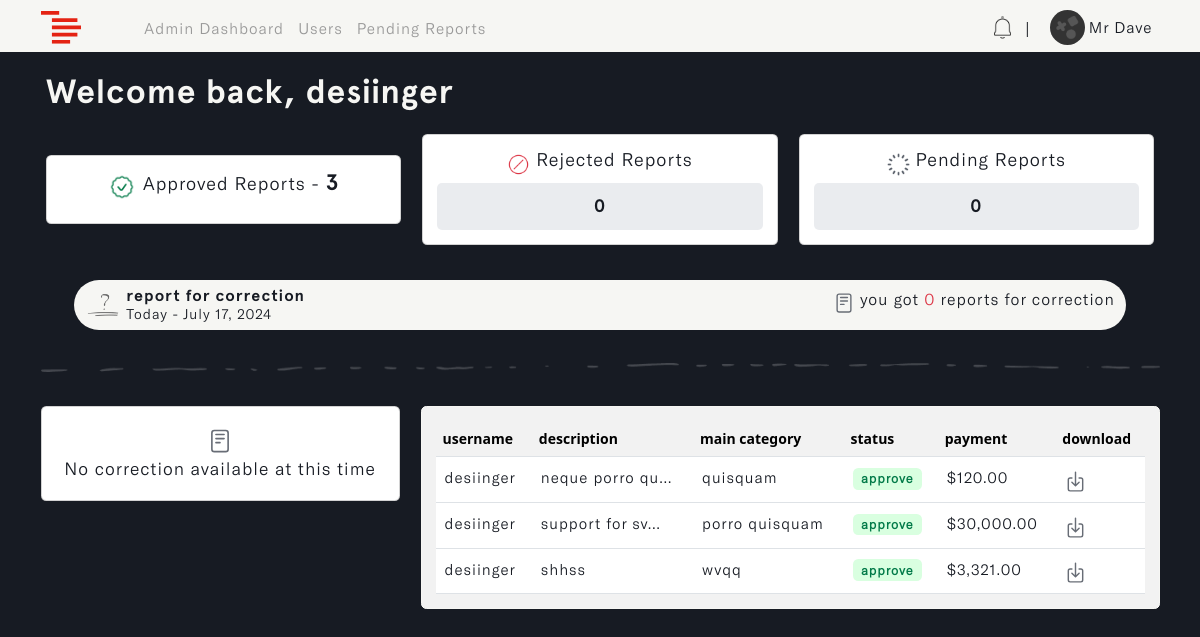
Page /accountant/dashboard (signed in) on the committed database.
### accounts/models.py (models this page shows, shortened)
class User(AbstractUser):
    ROLES = (
        ('admin', 'Admin'),
        ('accountant', 'Accountant'),
    )
    role = models.CharField(max_length=20, choices=ROLES, default='admin')

class Profile(models.Model):
    user = models.OneToOneField(settings.AUTH_USER_MODEL, on_delete=models.CASCADE, blank=True, null=True)
    name = models.CharField(max_length=255, unique=True)
    username = models.CharField(max_length=255, unique=True, blank=True, null=True)
    email = models.EmailField(max_length=255, unique=True)
    updated_time_stamp = models.DateTimeField(auto_now=True)
    created_time_stamp = models.DateTimeField(auto_now_add=True)
    id = models.UUIDField(default=uuid.uuid4, primary_key=True, unique=True, editable=False)

### reports/models.py (models this page shows, shortened)
class Report(models.Model):
    STATUS = (
        ('pending', 'pending'),
        ('correction', 'correction'),
        ('approve', 'approve'),
        ('reject', 'reject')
    )
    account_owner = models.ForeignKey(Profile, on_delete=models.CASCADE, null=True, db_index=True)
    description = models.TextField(null=True, blank=True, db_index=True)
    main_category = models.CharField(max_length=255, null=True, blank=True, db_index=True)
    sub_category = models.CharField(max_length=255, null=True, blank=True, db_index=True)
    status = models.CharField(max_length=255, default="pending", null=True, blank=True, choices=STATUS, db_index=True)
    payment = models.DecimalField(max_digits=10, decimal_places=2, null=True, blank=True, default=0.00, db_index=True)
    report_note = models.TextField(null=True, blank=True, db_index=True)
    updated_time_stamp = models.DateTimeField(auto_now=True, db_index=True)
    created_time_stamp = models.DateTimeField(auto_now_add=True, db_index=True)
    id = models.UUIDField(default=uuid.uuid4, primary_key=True, unique=True, editable=False)
    class Meta:
        ordering = ['-updated_time_stamp']

### accountant/views.py (the view)
# urls.py: path('dashboard', views.accountant_dashboard, name='a_dashboard'),
@login_required(login_url='login')
def accountant_dashboard(request):
    user = request.user.profile
    all_reports = Report.objects.select_related('account_owner').filter(account_owner=user)
    other_reports = [report for report in all_reports if report.status != 'correction'][:5]
    new_correction = next((report for report in all_reports if report.status == 'correction'), None)
    status_counts = all_reports.aggregate(
        approve_count=Count('id', filter=Q(status='approve')),
        reject_count=Count('id', filter=Q(status='reject')),
        pending_count=Count('id', filter=Q(status='pending')),
        correction_count=Count('id', filter=Q(status='correction')),
    )
    approve_count = status_counts['approve_count']
    reject_count = status_counts['reject_count']
    pending_count = status_counts['pending_count']
    correction_count = status_counts['correction_count']
    notification_reports = [report for report in all_reports if report.status != 'pending'][:5]
    current_date = datetime.now().strftime("%B %d, %Y")
    context = {
        'reports': all_reports,
        'approve_count': approve_count,
        'reject_count': reject_count,
        'pending_count': pending_count,
        'correction_count': correction_count,
        'current_date': current_date,
        'correction': new_correction,
        'notification_reports': notification_reports,
        'other_reports': other_reports,
    }
    return render(request, 'accountant/a_dashboard.html', context)

### accountant/templates/accountant/a_dashboard.html (shortened to what this page needs)
{% load static %}
{% load widget_tweaks %}
{% load humanize %}
<!DOCTYPE html>
<html lang="en" class="js has-scroll-init has-scroll-smooth">
  <head>
    <link rel="stylesheet" href="{% static '/css/bootstrap.min.css' %}" />
    <link rel="stylesheet" href="{% static '/css/a_dashboard.css' %}" />
    <link rel="stylesheet" href="{% static '/css/notifications.css' %}" />
  </head>
  <body
    id="pageTop"
    class="page-content"
    data-spy="scroll"
    data-target="#mainNav"
  >
    {% include 'nav.html' %}
    <main>
      <div data-scroll class="page page--layout-2" id="main">
        <div id="hero">
          <div class="container-fluid">
            <div class="hero-intro">
              <h1>Welcome back, {{request.user.profile.username}}</h1>
              <div class="row" id="dashboard_card">
                <div class="col-md-4 align-self-center">
                  <div class="card" id="main_card">
                    <div class="card-body">
                      <h6>
                        <img
                          src="{% static 'images/check.png'%}"
                          class="img-fluid"
                          id="approve__img"
                          alt="approve__img"
                        />
                        approved reports - <span>{{approve_count}}</span>
                      </h6>
                    </div>
                  </div>
                </div>
                <div class="col-md-4">
                  <div class="card">
                    <div class="card-body">
                      <h6 id="rejected_">
                        <img
                          src="{% static 'images/reject.png'%}"
                          class="img-fluid"
                          id="reject__img"
                          alt="reject__img"
                        />
                        rejected reports
                      </h6>
                      <div id="stats">
                        <center>
                          <small>{{reject_count}}</small>
                        </center>
                      </div>
                    </div>
                  </div>
                </div>
                <div class="col-md-4">
                  <div class="card">
                    <div class="card-body">
                      <h6 id="pending_">
                        <img
                          src="{% static 'images/loading.png'%}"
                          class="img-fluid"
                          id="pending__img"
                          alt="pending__img"
                        />
                        pending reports
                      </h6>
                      <div id="stats">
                        <center>
                          <small>{{pending_count}}</small>
                        </center>
                      </div>
                    </div>
                  </div>
                </div>
              </div>
            </div>
          </div>
        </div>
        <div id="correction">
          <div class="container">
            <div class="correction-intro">
              <h2 id="h2-text">
                <img
                  src="{% static 'images/hand.png'%}"
                  class="img-fluid"
                  id="sync_outline"
                  alt="sync_outline"
                />
                <span id="move_txt">
                  report for correction <br />
                  <small>Today - {{current_date}}</small>
                </span>
              </h2>
              <h2 class="align-self-center" id="h2-icon">
                <img
                  src="{% static 'images/report-img.svg'%}"
                  class="img-fluid"
                  id="reader_outline"
                  alt="reader_outline"
                />
                you got
                <span class="text-danger">{{correction_count}}</span>
                report{{ correction_count|pluralize }} for correction
              </h2>
            </div>
            <img
              src="{% static 'images/line.png'%}"
              class="img-fluid d-flex mx-auto"
              id="page_line"
              alt="page_line"
            />
            <div class="row">
              <div class="col-md-4" id="correction-card">
                <div class="card">
                  <div class="card-body">
                    {% if correction %}
                    <h6>
                      <img
                        src="{% static 'images/report-img.svg'%}"
                        class="img-fluid"
                        id="report__img"
                        alt="report__img"
                      />
                    </h6>
                    <small
                      >latest report data
                      <span class="badge correction"
                        >{{correction.status}}</span
                      ></small
                    >
                    <hr />
                    <h3 id="description">
                      {{correction.description|truncatechars:40}}
                    </h3>
                    <h3 id="main_cat">
                      <img
                        src="{% static 'images/checkbox-outline.svg'%}"
                        class="img-fluid"
                        id="checkbox_outline"
                        alt="checkbox_outline"
                      />
                      {{correction.main_category|truncatechars:30}}
                    </h3>
                    <h3 id="sub_cat">
                      <img
                        src="{% static 'images/checkbox-outline.svg'%}"
                        class="img-fluid"
                        id="checkbox_outline"
                        alt="checkbox_outline"
                      />
                      {{correction.sub_category|truncatechars:30}}
                    </h3>
                    <a
                      href="{% url 'make-correction' correction.id %}"
                      id="corrections"
                      class="btn"
                    >
                      make correction
                    </a>
                    <a
                      href="{% url 'corrections' %}"
                      id="all_corrections"
                      class="btn"
                    >
                      <span>view all corrections</span>
                    </a>
                    {% else %}
                    <img
                      src="{% static 'images/report-img.svg' %}"
                      class="img-fluid d-flex mx-auto"
                      id="report_img"
                      alt="report_img"
                    />
                    <h2>No correction available at this time</h2>
                    {% endif %}
                  </div>
                </div>
              </div>
              <div class="col-md-8" id="reports-table">
                {% if other_reports %}
                <div class="card">
                  <div class="card-body">
                    <table class="table table-hover" id="invoice_table">
                      <thead>
                        <tr>
                          <th scope="col">username</th>
                          <th scope="col">description</th>
                          <th scope="col">main category</th>
                          <th scope="col">status</th>
                          <th scope="col">payment</th>
                          <th scope="col">download</th>
                        </tr>
                      </thead>
                      <tbody>
                        {% for report in other_reports %}
                        <tr>
                          <td>{{report.account_owner.username}}</td>
                          <td>{{report.description|truncatechars:15}}</td>
                          <td>{{report.main_category|truncatechars:15}}</td>
                          <td>
                            {% if report.status == 'pending' %}
                            <span class="badge pending">pending</span>
                            {% elif report.status == 'reject' %}
                            <span class="badge reject">reject</span>
                            {% elif report.status == 'correction' %}
                            <span class="badge correction">correction</span>
                            {% else %}
                            <span class="badge approve">approve</span>
                            {% endif %}
                          </td>
                          <td>${{report.payment|floatformat:2|intcomma}}</td>
                          <td>
                            <a href="{% url 'download_report' report.id %}">
                              <img
                                src="{% static 'images/download-outline.svg'%}"
                                class="img-fluid"
                                id="download_outline"
                                alt="download_outline"
                              />
                            </a>
                          </td>
                        </tr>
                        {% endfor %}
                      </tbody>
                    </table>
                  </div>
                </div>
                {% endif %}
              </div>
            </div>
          </div>
        </div>
      </div>
    </main>
  </body>
</html>

### templates/nav.html (shortened to what this page needs)
{% load static %}
{% load active_link_tags %}
<nav class="navbar navbar-expand-lg fixed-top menu" id="mainNav">
  <div class="container">
    <a class="navbar-brand" href="#">
      <img
        src="{% static 'images/logo.svg' %}"
        class="img-fluid"
        id="logo"
        alt="logo"
      />
    </a>
    <div class="collapse navbar-collapse" id="navbarSupportedContent">
      {% if request.user.role == 'admin' %}
      <ul class="navbar-nav me-auto mb-2 mb-lg-0 left--links">
        <li class="nav-item">
          <a
            class="nav-link {% active_link 'dashboard' %}"
            href="{% url 'dashboard' %}"
            >Admin Dashboard</a
          >
        </li>
        <li class="nav-item">
          <a class="nav-link {% active_link 'users' %}" href="{% url 'users' %}"
            >Users</a
          >
        </li>
        <li class="nav-item">
          <a
            class="nav-link {% active_link 'pending-reports' %}"
            href="{% url 'pending-reports' %}"
            >Pending Reports</a
          >
        </li>
      </ul>
      <ul class="navbar-nav mb-2 mb-lg-0" id="rightNav">
        {% include 'admin_links.html' %}
        <li class="nav-item align-self-center" id="nav_span"><span>|</span></li>
        <li class="nav-item dropdown">
          <a class="nav-link" href="{% url 'profile' %}">
            <img
              id="profile_img"
              src="{% static '/images/avatar.png' %}"
              class="img-fluid rounded-circle"
              alt="profile_img"
            />
            <small>{{request.user.profile.name}}</small>
          </a>
        </li>
      </ul>
      {% endif %}
    </div>
  </div>
</nav>

### rows in the picture
User: user.profile.name "Mr Dave", user.profile.username "desiinger"
Report: account_owner.username "desiinger", description "neque porro qu…", main_category "quisquam", status "approve", payment "120.00"
Report: account_owner.username "desiinger", description "support for sv…", main_category "porro quisquam", status "approve", payment "30,000.00"
Report: account_owner.username "desiinger", description "shhss", main_category "wvqq", status "approve", payment "3,321.00"

### other values in the picture
{{ approve_count }} "3"
{{ reject_count }} "0"
{{ pending_count }} "0"
{{ correction_count }} "0"
